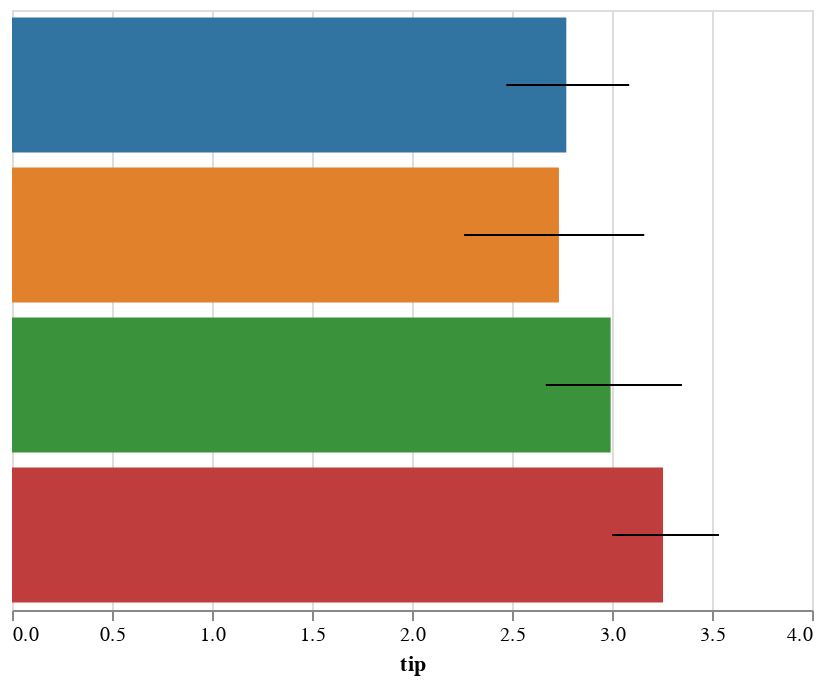

Notebook code cell kept with this figure:
### Code cell
display(salt.barplot(x="tip", y="day", data=tips))
ax = sns.barplot(x="tip", y="day", data=tips)

### Figure 1 — Vega-Lite specification as saved in the notebook (floating-point values rounded to 4 significant figures)
{"$schema": "https://vega.github.io/schema/vega-lite/v2.4.1.json", "config": {"view": {"height": 300, "width": 400}}, "data": {"values": [{"c": "rgb(49.62499999999999, 115.62499999999996, 161.37500000000003)", "ci0": 2.471, "ci1": 3.086, "day": "Thur", "tip": 2.771}, {"c": "rgb(224.87499999999997, 128.875, 44.12500000000004)", "ci0": 2.26, "ci1": 3.161, "day": "Fri", "tip": 2.735}, {"c": "rgb(58.49999999999999, 145.50000000000003, 58.49999999999999)", "ci0": 2.669, "ci1": 3.35, "day": "Sat", "tip": 2.993}, {"c": "rgb(192.125, 60.87500000000001, 61.62499999999999)", "ci0": 3.001, "ci1": 3.535, "day": "Sun", "tip": 3.255}]}, "layer": [{"encoding": {"color": {"field": "c", "scale": null, "type": "nominal"}, "x": {"axis": {"title": "tip"}, "field": "tip", "type": "quantitative"}, "y": {"axis": {"title": "day"}, "field": "day", "sort": null, "type": "nominal"}}, "mark": "bar", "selection": {"selector022": {"bind": "scales", "encodings": ["x", "y"], "mark": {"fill": "#333", "fillOpacity": 0.125, "stroke": "white"}, "on": "[mousedown, window:mouseup] > window:mousemove!", "resolve": "global", "translate": "[mousedown, window:mouseup] > window:mousemove!", "type": "interval", "zoom": "wheel!"}}}, {"encoding": {"x": {"field": "ci0", "type": "quantitative"}, "x2": {"field": "ci1", "type": "quantitative"}, "y": {"axis": null, "field": "day", "sort": null, "type": "nominal"}}, "mark": "rule"}]}
